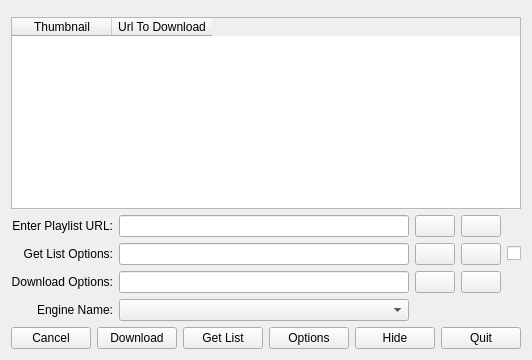
      <widget class="QWidget" name="tabPlayListDownloader">
       <attribute name="title">
        <string>Playlist Downloader</string>
       </attribute>
       <layout class="QVBoxLayout" name="verticalLayout_3">
        <item>
         <widget class="QWidget" name="widgetPlDownloader" native="true">
          <property name="autoFillBackground">
           <bool>true</bool>
          </property>
          <widget class="QLabel" name="labelPlSubscriptionUiName">
           <property name="geometry">
            <rect>
             <x>0</x>
             <y>320</y>
             <width>151</width>
             <height>31</height>
            </rect>
           </property>
           <property name="text">
            <string>Ui Name</string>
           </property>
           <property name="alignment">
            <set
                                                >Qt::AlignmentFlag::AlignRight|Qt::AlignmentFlag::AlignTrailing|Qt::AlignmentFlag::AlignVCenter</set>
           </property>
           <property name="wordWrap">
            <bool>true</bool>
           </property>
          </widget>
          <widget class="QLineEdit" name="lineEditPlSubscriptionUrl">
           <property name="geometry">
            <rect>
             <x>160</x>
             <y>360</y>
             <width>461</width>
             <height>31</height>
            </rect>
           </property>
          </widget>
          <widget class="QLineEdit" name="lineEditPlSubscriptionUiName">
           <property name="geometry">
            <rect>
             <x>160</x>
             <y>320</y>
             <width>461</width>
             <height>31</height>
            </rect>
           </property>
          </widget>
          <widget
                                            class="QTableWidget"
                                            name="tableWidgetPlDownloaderSubscription"
                                        >
           <property name="geometry">
            <rect>
             <x>0</x>
             <y>10</y>
             <width>771</width>
             <height>301</height>
            </rect>
           </property>
           <property name="editTriggers">
            <set>QAbstractItemView::EditTrigger::NoEditTriggers</set>
           </property>
           <property name="tabKeyNavigation">
            <bool>false</bool>
           </property>
           <property name="showDropIndicator" stdset="0">
            <bool>false</bool>
           </property>
           <property name="selectionMode">
            <enum>QAbstractItemView::SelectionMode::NoSelection</enum>
           </property>
           <property name="selectionBehavior">
            <enum>QAbstractItemView::SelectionBehavior::SelectItems</enum>
           </property>
           <property name="gridStyle">
            <enum>Qt::PenStyle::SolidLine</enum>
           </property>
           <attribute name="verticalHeaderDefaultSectionSize">
            <number>30</number>
           </attribute>
           <column>
            <property name="text">
             <string>Ui Name</string>
            </property>
           </column>
           <column>
            <property name="text">
             <string notr="true">Url</string>
            </property>
           </column>
          </widget>
          <widget class="QPushButton" name="pbPlSubscriptionAdd">
           <property name="geometry">
            <rect>
             <x>390</x>
             <y>440</y>
             <width>231</width>
             <height>31</height>
            </rect>
           </property>
           <property name="toolTip">
            <string />
           </property>
           <property name="text">
            <string>Add</string>
           </property>
          </widget>
          <widget class="QLabel" name="labelPlSubscriptionUrl">
           <property name="geometry">
            <rect>
             <x>0</x>
             <y>360</y>
             <width>151</width>
             <height>31</height>
            </rect>
           </property>
           <property name="text">
            <string>Url</string>
           </property>
           <property name="alignment">
            <set
                                                >Qt::AlignmentFlag::AlignRight|Qt::AlignmentFlag::AlignTrailing|Qt::AlignmentFlag::AlignVCenter</set>
           </property>
           <property name="wordWrap">
            <bool>true</bool>
           </property>
          </widget>
          <widget class="QPushButton" name="pbPlSubscriptionDone">
           <property name="geometry">
            <rect>
             <x>160</x>
             <y>440</y>
             <width>231</width>
             <height>31</height>
            </rect>
           </property>
           <property name="toolTip">
            <string />
           </property>
           <property name="text">
            <string>Done</string>
           </property>
          </widget>
          <widget class="QLineEdit" name="lineEditPlSubscriptionGetListOptions">
           <property name="geometry">
            <rect>
             <x>160</x>
             <y>400</y>
             <width>461</width>
             <height>31</height>
            </rect>
           </property>
          </widget>
          <widget class="QLabel" name="labelPlSubscriptionListOptions">
           <property name="geometry">
            <rect>
             <x>0</x>
             <y>400</y>
             <width>151</width>
             <height>31</height>
            </rect>
           </property>
           <property name="text">
            <string>Get List Options:</string>
           </property>
           <property name="alignment">
            <set
                                                >Qt::AlignmentFlag::AlignRight|Qt::AlignmentFlag::AlignTrailing|Qt::AlignmentFlag::AlignVCenter</set>
           </property>
           <property name="wordWrap">
            <bool>true</bool>
           </property>
          </widget>
         </widget>
        </item>
        <item>
         <widget class="QTableWidget" name="tableWidgetPl">
          <property name="showGrid">
           <bool>false</bool>
          </property>
          <attribute name="verticalHeaderMinimumSectionSize">
           <number>72</number>
          </attribute>
          <attribute name="verticalHeaderDefaultSectionSize">
           <number>72</number>
          </attribute>
          <column>
           <property name="text">
            <string>Thumbnail</string>
           </property>
          </column>
          <column>
           <property name="text">
            <string>Url To Download</string>
           </property>
          </column>
         </widget>
        </item>
        <item>
         <layout class="QGridLayout" name="gridLayout_4">
          <item row="1" column="3">
           <widget class="QPushButton" name="pbClearArchiveFile">
            <property name="toolTip">
             <string>Clear Internal Archive File</string>
            </property>
            <property name="text">
             <string />
            </property>
           </widget>
          </item>
          <item row="0" column="0">
           <widget class="QLabel" name="labelPLEnterUrl">
            <property name="text">
             <string>Enter Playlist URL:</string>
            </property>
            <property name="alignment">
             <set
                                                    >Qt::AlignmentFlag::AlignRight|Qt::AlignmentFlag::AlignTrailing|Qt::AlignmentFlag::AlignVCenter</set>
            </property>
            <property name="wordWrap">
             <bool>true</bool>
            </property>
           </widget>
          </item>
          <item row="2" column="2">
           <widget class="QPushButton" name="pbPLOptionsHistory">
            <property name="toolTip">
             <string>Recently Used</string>
            </property>
            <property name="text">
             <string />
            </property>
           </widget>
          </item>
          <item row="0" column="2">
           <widget class="QPushButton" name="pbPLPasteClipboard">
            <property name="toolTip">
             <string>Paste Clipboard Content</string>
            </property>
            <property name="text">
             <string />
            </property>
           </widget>
          </item>
          <item row="2" column="3">
           <widget class="QPushButton" name="pbPLDownloadOptions">
            <property name="toolTip">
             <string>Set Download Options</string>
            </property>
            <property name="text">
             <string />
            </property>
           </widget>
          </item>
          <item row="1" column="2">
           <widget class="QPushButton" name="pbPLRangeHistory">
            <property name="toolTip">
             <string>Recently Used</string>
            </property>
            <property name="text">
             <string />
            </property>
           </widget>
          </item>
          <item row="2" column="0">
           <widget class="QLabel" name="labelPLEnterOptions">
            <property name="text">
             <string>Download Options:</string>
            </property>
            <property name="alignment">
             <set
                                                    >Qt::AlignmentFlag::AlignRight|Qt::AlignmentFlag::AlignTrailing|Qt::AlignmentFlag::AlignVCenter</set>
            </property>
            <property name="wordWrap">
             <bool>true</bool>
            </property>
           </widget>
          </item>
          <item row="3" column="0">
           <widget class="QLabel" name="labelPLEngineName">
            <property name="text">
             <string>Engine Name:</string>
            </property>
            <property name="alignment">
             <set
                                                    >Qt::AlignmentFlag::AlignRight|Qt::AlignmentFlag::AlignTrailing|Qt::AlignmentFlag::AlignVCenter</set>
            </property>
            <property name="wordWrap">
             <bool>true</bool>
            </property>
           </widget>
          </item>
          <item row="0" column="3">
           <widget class="QPushButton" name="pbPlSubscription">
            <property name="toolTip">
             <string>Subscriptions</string>
            </property>
            <property name="text">
             <string />
            </property>
           </widget>
          </item>
          <item row="1" column="1">
           <widget class="QLineEdit" name="lineEditPLDownloadRange" />
          </item>
          <item row="0" column="1">
           <widget class="QLineEdit" name="lineEditPLUrl">
            <property name="toolTip">
             <string
                                                    >Enter Playlist Url. To Add Multiple Playlists, Separate Them With A Space Or New Line</string>
            </property>
           </widget>
          </item>
          <item row="1" column="0">
           <widget class="QLabel" name="labelPLEnterUrlRange">
            <property name="text">
             <string>Get List Options:</string>
            </property>
            <property name="alignment">
             <set
                                                    >Qt::AlignmentFlag::AlignRight|Qt::AlignmentFlag::AlignTrailing|Qt::AlignmentFlag::AlignVCenter</set>
            </property>
            <property name="wordWrap">
             <bool>true</bool>
            </property>
           </widget>
          </item>
          <item row="3" column="1">
           <widget class="QComboBox" name="cbEngineTypePD">
            <property name="sizePolicy">
             <sizepolicy hsizetype="Expanding" vsizetype="Fixed">
              <horstretch>0</horstretch>
              <verstretch>0</verstretch>
             </sizepolicy>
            </property>
            <property name="currentText">
             <string notr="true" />
            </property>
           </widget>
          </item>
          <item row="2" column="1">
           <widget class="QLineEdit" name="lineEditPLUrlOptions" />
          </item>
          <item row="1" column="4">
           <widget class="QCheckBox" name="cbUseInternalArchiveFile">
            <property name="toolTip">
             <string>Use Internal Archive File</string>
            </property>
            <property name="text">
             <string />
            </property>
           </widget>
          </item>
         </layout>
        </item>
        <item>
         <layout class="QHBoxLayout" name="horizontalLayout_4">
          <item>
           <widget class="QPushButton" name="pbPLCancel">
            <property name="text">
             <string>Cancel</string>
            </property>
           </widget>
          </item>
          <item>
           <widget class="QPushButton" name="pbPLDownload">
            <property name="text">
             <string>Download</string>
            </property>
           </widget>
          </item>
          <item>
           <widget class="QPushButton" name="pbPLGetList">
            <property name="text">
             <string>Get List</string>
            </property>
           </widget>
          </item>
          <item>
           <widget class="QPushButton" name="pbPLOptions">
            <property name="text">
             <string>Options</string>
            </property>
           </widget>
          </item>
          <item>
           <widget class="QPushButton" name="pbPLChangeTableSize">
            <property name="text">
             <string>Hide</string>
            </property>
           </widget>
          </item>
          <item>
           <widget class="QPushButton" name="pbPLQuit">
            <property name="text">
             <string>Quit</string>
            </property>
           </widget>
          </item>
         </layout>
        </item>
       </layout>
      </widget>
